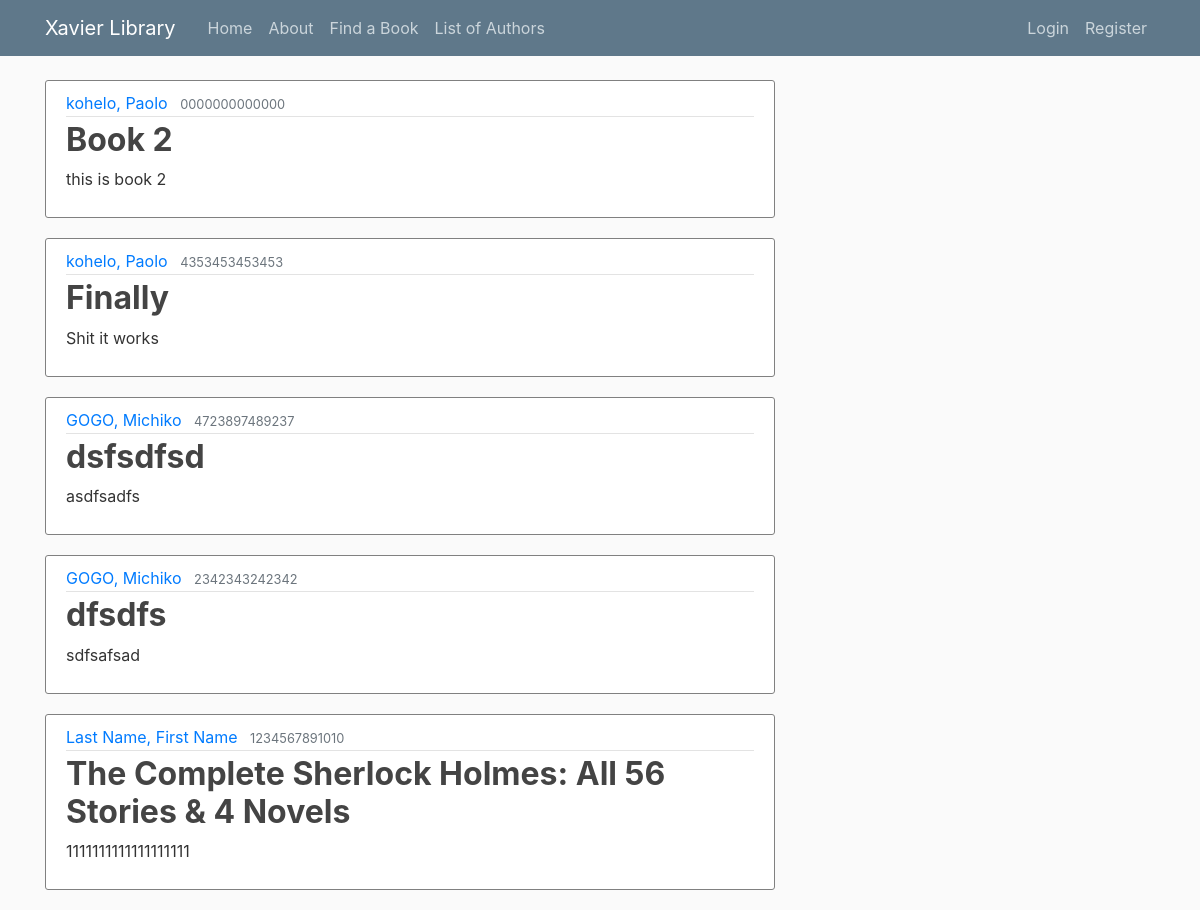
/, run on an earlier commit of the app's database.
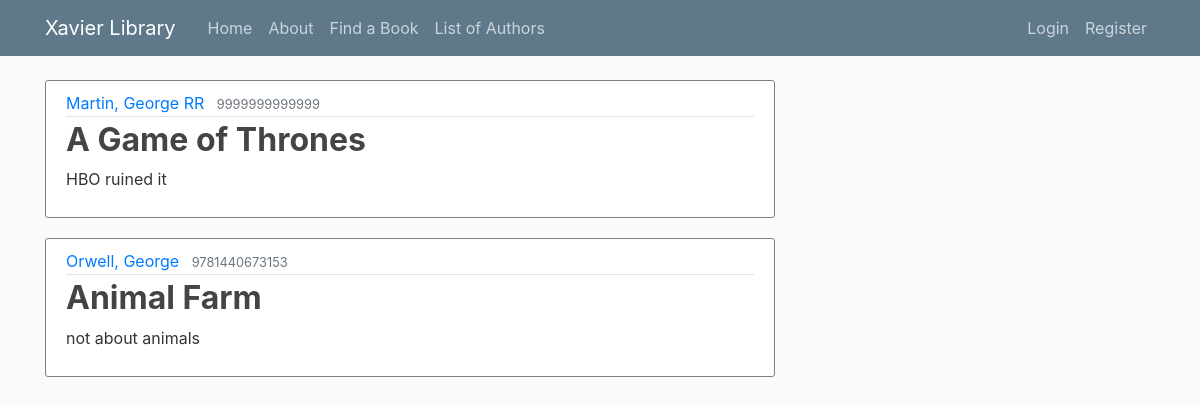
And on a later commit of the database.
### library/models.py (models this page shows, shortened)
class Book(models.Model):
    title = models.CharField(max_length=200)
    author = models.ForeignKey('Author', on_delete=models.SET_NULL, null=True)
    summary = models.TextField(max_length=1000, help_text="Enter a brief description of the book")
    isbn = models.CharField('ISBN', max_length=13,
                            help_text='13 Character <a href="https://www.isbn-international.org/content/what-isbn'
                                      '">ISBN number</a>')
    genre = models.ManyToManyField(Genre, help_text="Select a genre for this book")
    language = models.ForeignKey('Language', on_delete=models.SET_NULL, null=True)
    call = models.CharField('Call Number', max_length=3, help_text="Enter a 3 digit call number", null=True)
    year = models.CharField('Year of Publication', max_length=4, help_text="Enter the year of publication", null=False)
    def display_genre(self):
        """Creates a string for the Genre. This is required to display genre in Admin."""
        return ', '.join([genre.name for genre in self.genre.all()[:3]])
    display_genre.short_description = 'Genre'

class Author(models.Model):
    first_name = models.CharField(max_length=100)
    last_name = models.CharField(max_length=100)
    date_of_birth = models.DateField(null=True, blank=True)
    date_of_death = models.DateField('died', null=True, blank=True)
    class Meta:
        ordering = ['last_name', 'first_name']
    def __str__(self):
        return '{0}, {1}'.format(self.last_name, self.first_name)

### library/views.py (the view)
# urls.py: path('', BookListView.as_view(), name='library-home'), #path('', views.home, name='library-home'),
class BookListView(ListView):
	model = Book
	template_name = 'library/home.html'
	context_object_name = 'books'

### library/templates/library/home.html
{% extends "library/base.html" %}
{% block content%}
	{% for book in books %}
		<article class="media content-section">
		  <div class="media-body">
		    <div class="article-metadata">
		      <a class="mr-2" href="{% url 'author-detail' book.author.id %}">{{ book.author }}</a>
		      <small class="text-muted">{{ book.isbn }}</small>
		    </div>
		    <h2><a class="article-title" href="{% url 'book-detail' book.id %}">{{ book.title }}</a></h2>
		    <p class="article-content">{{ book.summary }}</p>
		  </div>
		</article>
	{% endfor %}
{% endblock content %}

### library/templates/library/base.html (shortened to what this page needs)
{% load static %}
<!DOCTYPE html>
<html>
<head>
    <link rel="stylesheet" href="https://stackpath.bootstrapcdn.com/bootstrap/4.4.1/css/bootstrap.min.css">
    <link rel="stylesheet" type="text/css" href="{% static 'library/main.css' %}">
</head>
<body>
	<header class="site-header">
	  <nav class="navbar navbar-expand-md navbar-dark bg-steel fixed-top">
	    <div class="container">
	      <a class="navbar-brand mr-4" href="{% url 'library-home'%}">Xavier Library</a>
	      <div class="collapse navbar-collapse" id="navbarToggle">
	        <div class="navbar-nav mr-auto">
	          <a class="nav-item nav-link" href="{% url 'library-home'%}">Home</a>
	          <a class="nav-item nav-link" href="{% url 'library-about'%}">About</a>
	          {% if not user.is_authenticated or user.profile.Role.browse_search %}
	          <a class="nav-item nav-link" href="{% url 'library-search'%}">Find a Book</a>
	          <a class="nav-item nav-link" href="{% url 'author-list'%}">List of Authors</a>
	          {% endif %}
	        </div>
	        <div class="navbar-nav">
	        	{% if user.is_authenticated  %}
	        		{% if user.profile.Role.borrow %}
	        		<a class="nav-item nav-link" href="{% url 'profile' %}">Profile</a>
	        		{% endif %}
	        		<a class="nav-item nav-link" href="{% url 'logout' %}">Logout</a>
	        	{% else %}
	          		<a class="nav-item nav-link" href="{% url 'login' %}">Login</a>
	          		<a class="nav-item nav-link" href="{% url 'register' %}">Register</a>
	          	{% endif %}
	        </div>
	      </div>
	    </div>
	  </nav>
	</header>
	<main role="main" class="container">
	  <div class="row">
	    <div class="col-md-8">
	      {% block content %}{% endblock %}
	    </div>
	    <div class="col-md-4">
	    </div>
	  </div>
	</main>
</body>
</html>

### library/static/library/main.css (style rules this page uses)
body { background: #fafafa; color: #333333; margin-top: 5rem; }
h1, h2, h3, h4, h5, h6 { color: #444444; }
.bg-steel { background-color: #5f788a; }
.site-header .navbar-nav .nav-link { color: #cbd5db; }
.content-section { background: #ffffff; padding: 10px 20px; border: 1px solid gray; border-radius: 3px; margin-bottom: 20px; }
.article-title { color: #444444; font-weight: bold; }
.article-content { white-space: pre-line; }
.article-metadata { padding-bottom: 1px; margin-bottom: 4px; border-bottom: 1px solid #e3e3e3 }

What changed in the data, as far as the page shows it:
removed Book: author "kohelo, Paolo", isbn "0000000000000", title "Book 2", summary "this is book 2"
removed Book: author "kohelo, Paolo", isbn "4353453453453", title "Finally", summary "Shit it works"
removed Book: author "GOGO, Michiko", isbn "4723897489237", title "dsfsdfsd", summary "asdfsadfs"
removed Book: author "GOGO, Michiko", isbn "2342343242342", title "dfsdfs", summary "sdfsafsad"
removed Book: author "Last Name, First Name", isbn "1234567891010", title "The Complete Sherlock Holmes: All 56 Stories & 4 Novels", summary "1111111111111111111"
added Book: author "Martin, George RR", isbn "9999999999999", title "A Game of Thrones", summary "HBO ruined it"
added Book: author "Orwell, George", isbn "9781440673153", title "Animal Farm", summary "not about animals"
